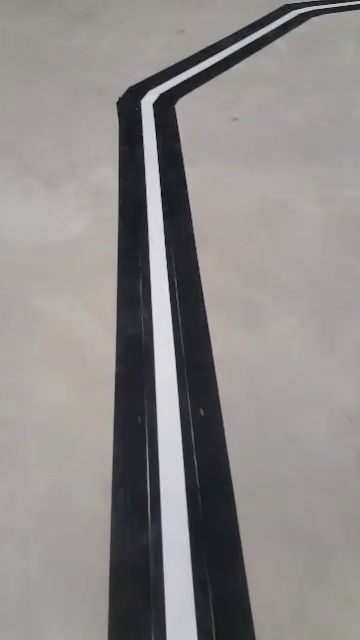
#> input picture frame 17 of white_line_1.mp4, 360 x 640 px, given in place of white_line_3.mp4, which was not available
$ python Innovathon.py
#> lines starting #> are read from the running program, lines starting #| are printed output that depends on the picture; after the words box and inside, x2 and y2 are one past the last pixel; in counts of white or black regions, pixels touching at a corner belong together; pictures that were not available may be replaced by others from this repository, and a replacement may not be noted
import numpy as np
import cv2 as cv
from time import sleep

# cap = cv.VideoCapture("white_line_1.mp4")
# cap = cv.VideoCapture("white_line_2.mp4")
cap = cv.VideoCapture("white_line_3.mp4")

for i in range(1000):
    ret, frame = cap.read()
    # Transform into HSV image
    hsv = cv.cvtColor(frame, cv.COLOR_BGR2HSV)
    lower_white = np.array([0,0,200])
    upper_white = np.array([255,255,235])

    # Check for specific range of white
    mask_white = cv.inRange(hsv, lower_white, upper_white)

    # Detect edges
    edges = cv.Canny(mask_white,50,150,apertureSize = 3)

    # cv.imshow("Normal", frame)
    cv.imshow("White line", mask_white)
    cv.imshow("Frame", edges)
    sleep(0.05)

    if cv.waitKey(1) & 0xFF == ord("q"):
        break
#> this loop made 1 pass; (key q is pressed on pass 1)
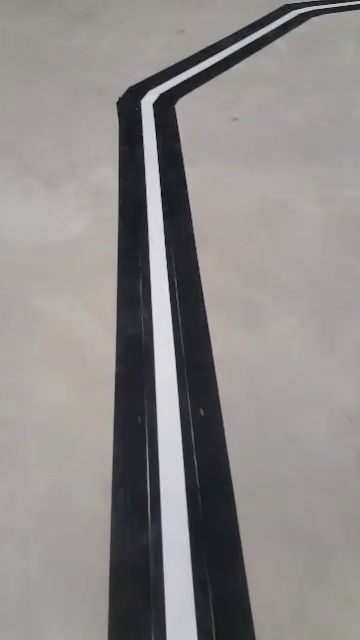
#> input picture frame 17 of white_line_1.mp4, 360 x 640 px, given in place of white_line_3.mp4, which was not available
#> pass 1, `mask_white = cv.inRange(hsv, lower_white, upper_white)`:
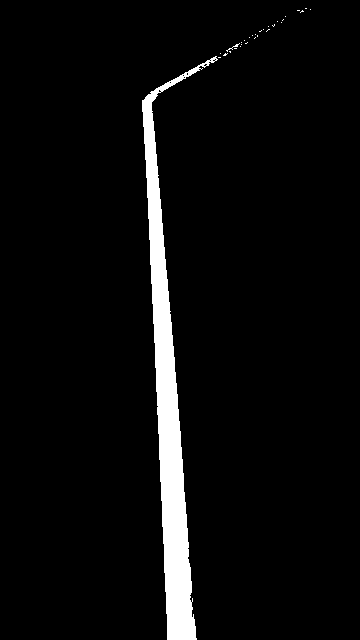
#> mask_white: shape (640, 360); 4.7% white; 30 white regions (28 under 20 px), largest, box (x1, y1, x2, y2) and area: (142, 56, 218, 640) 10828, (226, 43, 240, 52) 22
#> pass 1, `edges = cv.Canny(mask_white,50,150,apertureSize = 3)`:
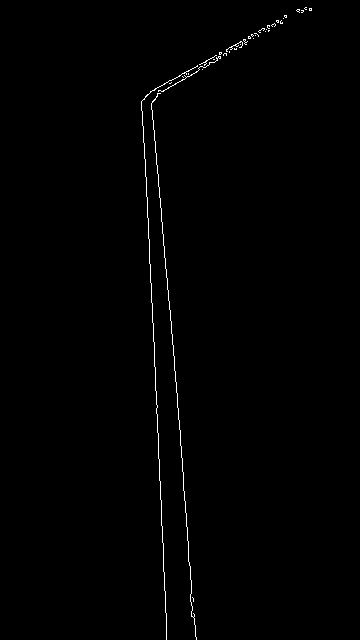
#> edges: shape (640, 360); 0.63% white in thin lines or dots, all inside (x1, y1, x2, y2) = (141, 7, 312, 640)
#> frame is the input picture: shape (640, 360, 3); mean B, G, R 136.4, 137.8, 141.3

$ run again, starting later in the video
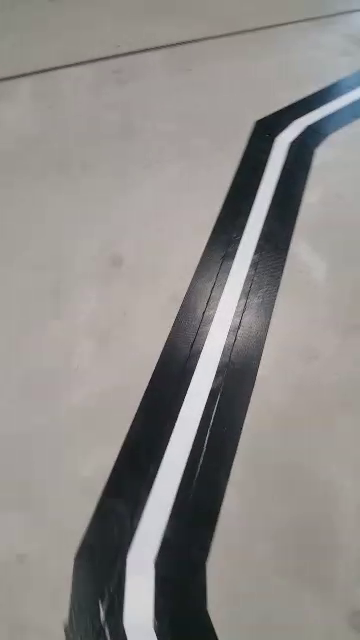
#> input picture frame 78 of white_line_1.mp4, 360 x 640 px, given in place of white_line_3.mp4, which was not available
#> the loop `for i in range(1000):` made 1 pass; (key q is pressed on pass 1)
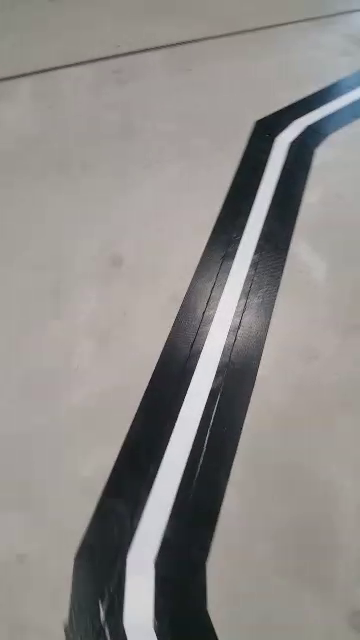
#> input picture frame 78 of white_line_1.mp4, 360 x 640 px, given in place of white_line_3.mp4, which was not available
#> pass 1, `mask_white = cv.inRange(hsv, lower_white, upper_white)`:
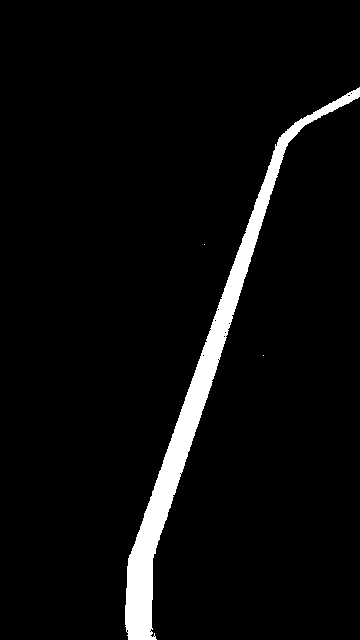
#> mask_white: shape (640, 360); 4.7% white; 3 white regions (2 under 20 px), largest, box (x1, y1, x2, y2) and area: (125, 87, 360, 640) 10796
#> pass 1, `edges = cv.Canny(mask_white,50,150,apertureSize = 3)`:
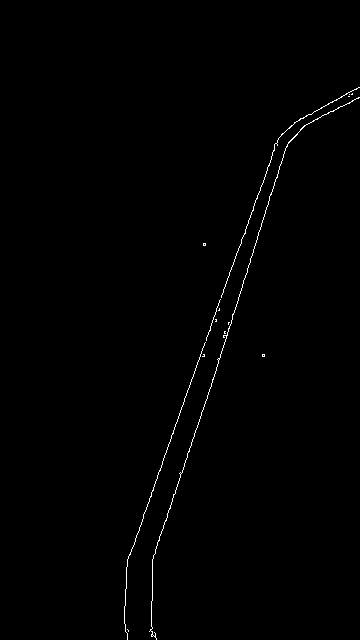
#> edges: shape (640, 360); 0.56% white in thin lines or dots, all inside (x1, y1, x2, y2) = (124, 87, 360, 640)
#> frame is the input picture: shape (640, 360, 3); mean B, G, R 136.9, 139.6, 142.7

$ run again, starting later in the video
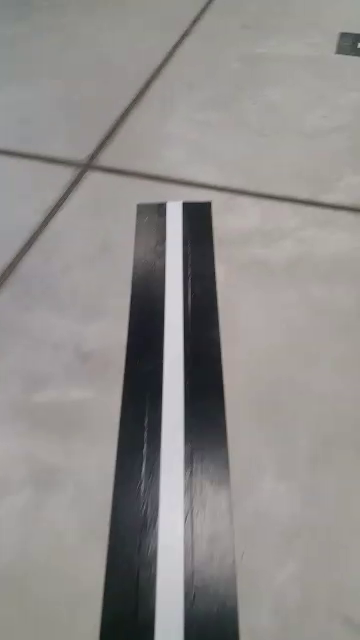
#> input picture frame 140 of white_line_1.mp4, 360 x 640 px, given in place of white_line_3.mp4, which was not available
#> the loop `for i in range(1000):` made 1 pass; (key q is pressed on pass 1)
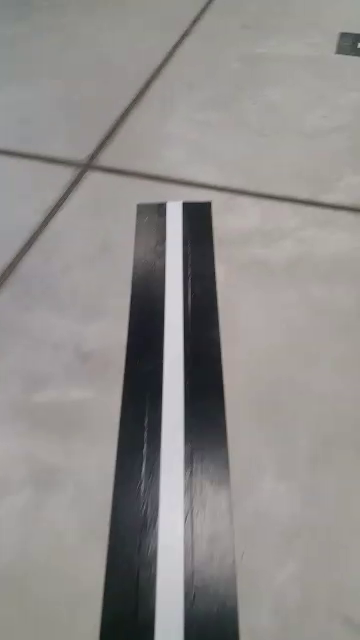
#> input picture frame 140 of white_line_1.mp4, 360 x 640 px, given in place of white_line_3.mp4, which was not available
#> pass 1, `mask_white = cv.inRange(hsv, lower_white, upper_white)`:
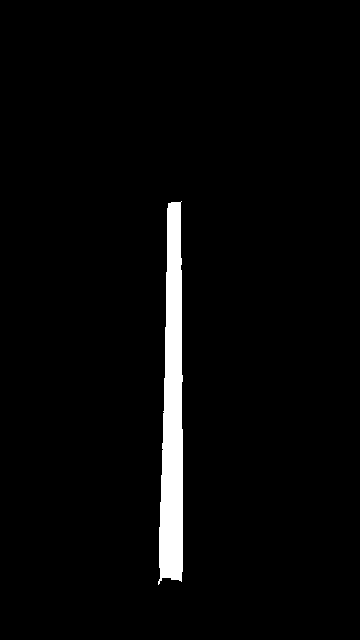
#> mask_white: shape (640, 360); 3.1% white; 1 white region, box (x1, y1, x2, y2) and area: (158, 201, 183, 585) 7039
#> pass 1, `edges = cv.Canny(mask_white,50,150,apertureSize = 3)`:
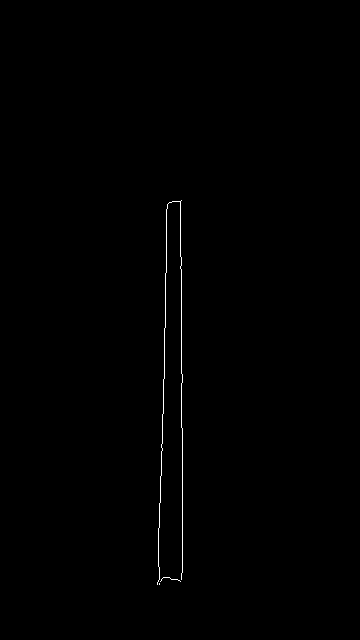
#> edges: shape (640, 360); 0.35% white in thin lines or dots, all inside (x1, y1, x2, y2) = (157, 200, 183, 585)
#> frame is the input picture: shape (640, 360, 3); mean B, G, R 139.4, 141.3, 144
